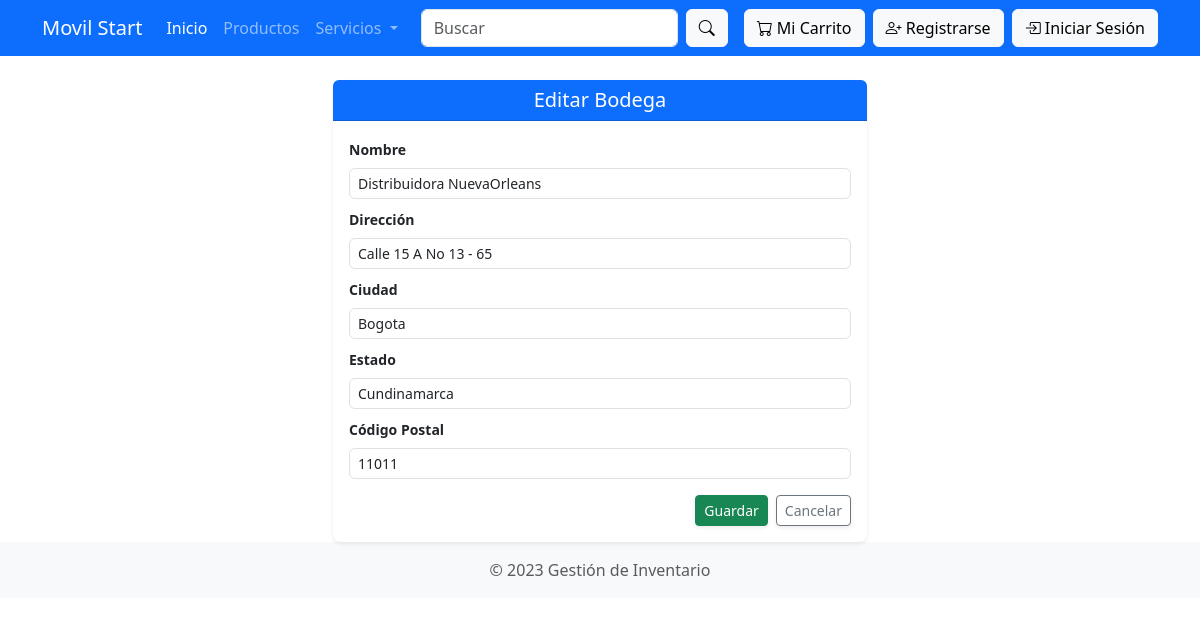
The page /productos/bodegas/update/1/ on the database its author committed.
### productos/models.py (models this page shows, shortened)
class Bodega(models.Model):
    nombre = models.CharField(max_length=100)
    direccion = models.CharField(max_length=255)
    ciudad = models.CharField(max_length=100)
    estado = models.CharField(max_length=100)
    codigo_postal = models.CharField(max_length=20)

### productos/views.py (the view)
# urls.py: path('bodegas/update/<int:pk>/', views.update_bodega, name='update_bodega'),
def update_bodega(request, pk):
    bodega = get_object_or_404(Bodega, pk=pk)
    if request.method == 'POST':
        form = BodegaForm(request.POST, instance=bodega)
        if form.is_valid():
            form.save()
            return redirect('list_bodegas')
    else:
        form = BodegaForm(instance=bodega)
    return render(request, 'productos/update_bodega.html', {'form': form})

### productos/forms.py
class BodegaForm(forms.ModelForm):
    class Meta:
        model = Bodega
        fields = ['nombre', 'direccion', 'ciudad', 'estado', 'codigo_postal']
        widgets = {
            'nombre': forms.TextInput(attrs={'class': 'form-control'}),
            'direccion': forms.TextInput(attrs={'class': 'form-control'}),
            'ciudad': forms.TextInput(attrs={'class': 'form-control'}),
            'estado': forms.TextInput(attrs={'class': 'form-control'}),
            'codigo_postal': forms.TextInput(attrs={'class': 'form-control'}),
        }

### templates/productos/update_bodega.html (shortened to what this page needs)
{% extends 'base.html' %}
{% load static %}
{% block content %}
<div class="container mt-4">
    <div class="row justify-content-center">
        <div class="col-md-6">
            <div class="card shadow-sm border-0 rounded-3">
                <div class="card-header bg-primary text-white text-center py-2 rounded-top">
                    <h5 class="mb-0">Editar Bodega</h5>
                </div>
                <div class="card-body p-3">
                    <form method="post">
                        <div class="mb-2">
                            <label for="id_nombre" class="form-label text-dark small fw-semibold">Nombre</label>
                            <input type="text" name="nombre" id="id_nombre" class="form-control form-control-sm rounded-2 shadow-none" value="{{ form.nombre.value|default_if_none:'' }}" required>
                        </div>
                        <div class="mb-2">
                            <label for="id_direccion" class="form-label text-dark small fw-semibold">Dirección</label>
                            <input type="text" name="direccion" id="id_direccion" class="form-control form-control-sm rounded-2 shadow-none" value="{{ form.direccion.value|default_if_none:'' }}" required>
                        </div>
                        <div class="mb-2">
                            <label for="id_ciudad" class="form-label text-dark small fw-semibold">Ciudad</label>
                            <input type="text" name="ciudad" id="id_ciudad" class="form-control form-control-sm rounded-2 shadow-none" value="{{ form.ciudad.value|default_if_none:'' }}" required>
                        </div>
                        <div class="mb-2">
                            <label for="id_estado" class="form-label text-dark small fw-semibold">Estado</label>
                            <input type="text" name="estado" id="id_estado" class="form-control form-control-sm rounded-2 shadow-none" value="{{ form.estado.value|default_if_none:'' }}" required>
                        </div>
                        <div class="mb-3">
                            <label for="id_codigo_postal" class="form-label text-dark small fw-semibold">Código Postal</label>
                            <input type="text" name="codigo_postal" id="id_codigo_postal" class="form-control form-control-sm rounded-2 shadow-none" value="{{ form.codigo_postal.value|default_if_none:'' }}" required>
                        </div>
                        <div class="d-flex justify-content-end mt-3">
                            <button type="submit" class="btn btn-success btn-sm shadow-sm me-2">Guardar</button>
                            <a href="{% url 'list_bodegas' %}" class="btn btn-outline-secondary btn-sm shadow-sm">Cancelar</a>
                        </div>
                    </form>
                </div>
            </div>
        </div>
    </div>
</div>
{% endblock %}

### rows shown on the page
Bodega: nombre "Distribuidora NuevaOrleans", direccion "Calle 15 A No 13 - 65", ciudad "Bogota", estado "Cundinamarca", codigo_postal "11011"
